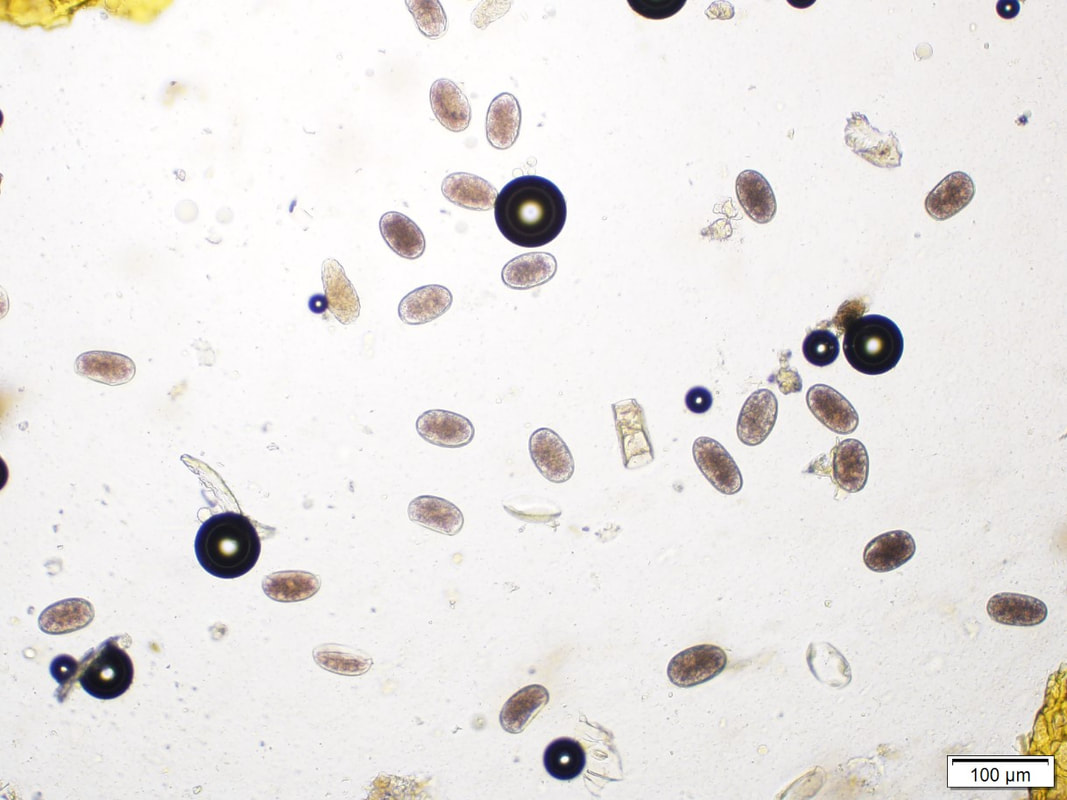
#> input picture unlabeled3.jpeg, 1067 x 800 px, given in place of unlabeled3.jpg, which was not available
$ python main.py
#> lines starting #> are read from the running program, lines starting #| are printed output that depends on the picture; after the words box and inside, x2 and y2 are one past the last pixel; in counts of white or black regions, pixels touching at a corner belong together; pictures that were not available may be replaced by others from this repository, and a replacement may not be noted
### detect.py
import cv2, sys
import numpy as np
from imageHelper import pad, pad_all
from enum import Enum

from ellipseDetector import ellipseDetector

class Parasite:
    # [6 lines left out: function __init__, not called in this run]

class INFESTATION(Enum):
    NONE = 0
    LIGHT = 1
    MODERATE = 2
    HEAVY = 3

def successCriteria(eggsPerGram):
    if eggsPerGram > 650:
        print("Heavy Infestation: Anthelmintic Treatment Necessary")
        return INFESTATION.HEAVY
    elif eggsPerGram > 350:
        print("Moderate Infestation: Anthelmintic Treatment Recommended")
        return INFESTATION.MODERATE
    elif eggsPerGram >= 50:
        print("Light Infestation: Treatment Not Necessary")
        return INFESTATION.LIGHT
    else:
        print("No Infestation: Sample is Healthy")
        return INFESTATION.NONE

def getBestEllipse(ellipseHelper, Contour, size):
    return ellipseHelper.fitEllipse_Polygon(Contour,size)

def getBinaryThreshold(gray_image, threshold):
    blur = cv2.GaussianBlur(gray_image, (3,3), 0)
    if (threshold == -1):
        otsu_threshold, image_result = cv2.threshold(blur, 0, 255, cv2.THRESH_BINARY + cv2.THRESH_OTSU)
        return(image_result)
    else:
        return cv2.threshold(blur, threshold, 255, cv2.THRESH_BINARY)[1]

    #OTSU METHOD
    #return cv2.threshold(gray_image, 0, 255, cv2.THRESH_BINARY+cv2.THRESH_OTSU)[1]

    #OTSU with Blur
    #
    #return cv2.threshold(blur, 0, 255, cv2.THRESH_BINARY+cv2.THRESH_OTSU)[1]

    #Adaptive Thresholding with Blur
    #return cv2.adaptiveThreshold(blur, 255, cv2.ADAPTIVE_THRESH_MEAN_C, cv2.THRESH_BINARY, 9, 3)

    #return cv2.adaptiveThreshold(blur, 255, cv2.ADAPTIVE_THRESH_GAUSSIAN_C, cv2.THRESH_BINARY, 9, 3)

    #TRADITIONAL METHOD
    return cv2.threshold(blur, threshold, 255, cv2.THRESH_BINARY)[1]

def detectParasites(fileName, thresh, outFile = "", saveImages = True):

    im_gray = cv2.imread(fileName, cv2.IMREAD_GRAYSCALE)

    if fileName == "easy_test.png": thresh=130
    elif fileName == "medium_test.jpeg": thresh=208
    elif fileName == "hard_test.jpeg": thresh=103
    else: thresh=-1
    binary = getBinaryThreshold(im_gray, thresh)

    contourImage = cv2.imread(fileName)
    ellipseImage = cv2.imread(fileName)

    #print(binary.shape)
    #print(contourImage.shape)
    #print(contourImage)
    size = im_gray.shape

    im_gray, binary, contourImage, ellipseImage = pad_all([im_gray, binary, contourImage, ellipseImage])

    if (saveImages): cv2.imwrite("imThresh.png", binary)

    #print(binary)
    #print(binary.shape, contourImage.shape)

    contours = cv2.findContours(binary, cv2.RETR_TREE, cv2.CHAIN_APPROX_SIMPLE)[0]
    #Filter Contour Areas

    cv2.drawContours(contourImage, contours, -1, (0,0,0), 3)
    if (saveImages): cv2.imwrite("imContours.png", contourImage);

    #print("savedContours");
    #print(len(contours));

    num_eggs = 0


    ellipseHelper = ellipseDetector()
    for contour in contours:
        if len(contour)>=5:
            bestEllipse = getBestEllipse(ellipseHelper, contour, size)
            if not bestEllipse == None:
                cv2.ellipse(ellipseImage, bestEllipse, (0,0,255), 3)
                num_eggs+=1

    if (saveImages):
        if outFile == "":
            cv2.imwrite("static/images/imParasites.png", ellipseImage)
        else:
            cv2.imwrite(outFile, ellipseImage)


    print("Seen: %d" % num_eggs)
    print("Eggs Per Gram: %d" % (num_eggs * 50))
    successCriteria(num_eggs*50)


# [36 lines left out: function testProtocol, not called in this run]

### imageHelper.py
import cv2

import numpy as np


def pad(array):
    # Pad the input array with one layer of zeros around it
    padVal = 64
    if len(array.shape) == 2:
        padded_array = np.pad(array, pad_width=padVal, mode='constant', constant_values=255)
    else:
        pad_width = ((padVal,padVal),(padVal,padVal),(0,0))
        padded_array = np.pad(array, pad_width=pad_width, mode='constant', constant_values=255)

    return padded_array

def pad_all(arrayList):
    return [pad(array) for array in arrayList]

# Example usage:
#input_array = np.array([[1, 2], [3, 4]])
#output_array = pad_with_zeros(input_array)
#print(output_array)

### ellipseDetector.py
import numpy as np
import cv2
import math
import random

class ellipseDetector:

    def __init__(self, ):
        pass

    # [49 lines left out: functions assessEllipse, distPoint_Ellipse, fitEllipse_RANSAC, not called in this run]

    def fitEllipse_Polygon(self, Contour, size):
        area = int(cv2.contourArea(Contour))  # Cast area to int (though not necessary in Python)
        bounding_box = cv2.boundingRect(Contour)
        aspect_ratio = bounding_box[2] / bounding_box[3]  # Width divided by Height

        # Filter based on aspect ratio and minimum size
        elongation_factor = abs(1 - aspect_ratio)

        areaMin = size[0]*1.5
        areaMax = size[0]*7

        if 0.1 < elongation_factor and elongation_factor < 1 and areaMin < area and area < 8000:
            # Approximate contour to smooth shape
            epsilon = 0.01 * cv2.arcLength(Contour, True)
            approx = cv2.approxPolyDP(Contour, epsilon, True)

            if len(approx) > 4:  # Need at least 5 points to fit ellipse
                fitted_ellipse = cv2.fitEllipse(approx)
                # You can draw the ellipse on the image to visualize
                return fitted_ellipse
        return None


### main.py
import cv2, sys
import numpy as np
from imageHelper import pad, pad_all
from detect import detectParasites

def main():
    fileName = "unlabeled3.jpg"
    thresh = 210
    outFile = ""

    for i in range(0, len(sys.argv)):
        if (sys.argv[i] == "-f"):
            fileName = sys.argv[i+1]
        elif (sys.argv[i] == "-t"):
            thresh = int(sys.argv[i+1])
        elif (sys.argv[i] == "-o"):
            outFile = sys.argv[i+1]

    detectParasites(fileName, thresh, outFile, True)
#> in detectParasites, `im_gray = cv2.imread(fileName, cv2.IMREAD_GRAYSCALE)`:
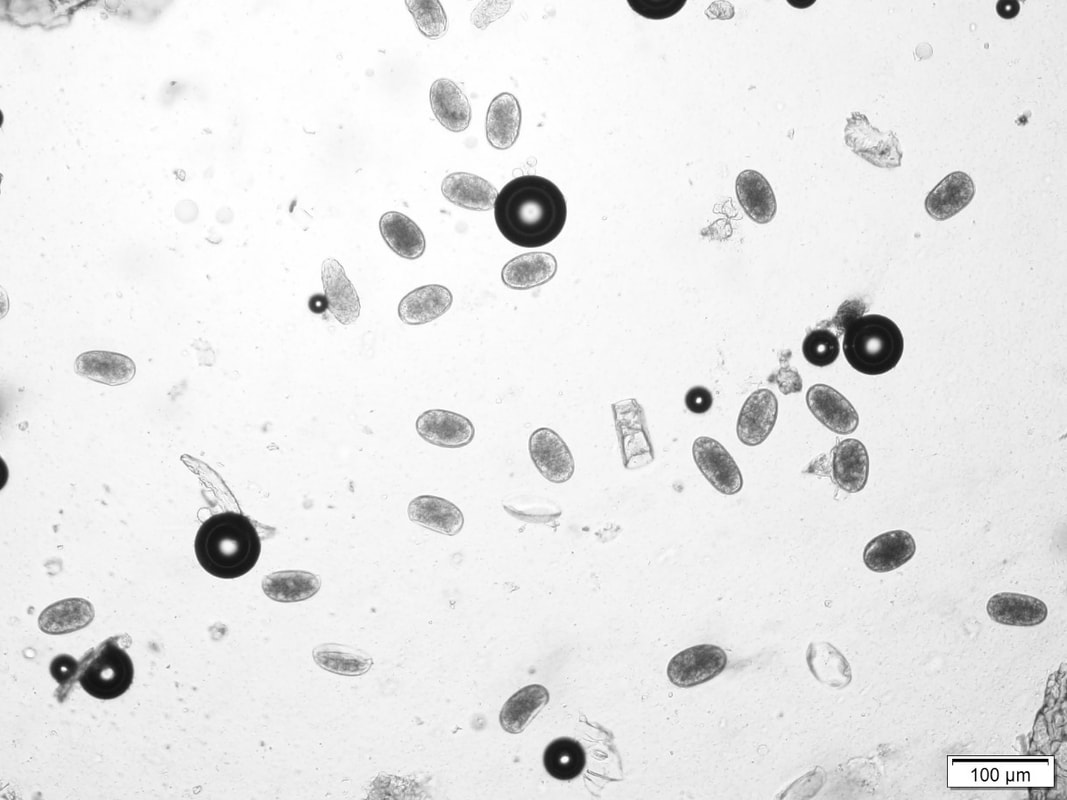
#> im_gray: shape (800, 1067); min 0, max 255, mean 231.7
#> in getBinaryThreshold, `otsu_threshold, image_result = cv2.threshold(blur, 0, 255, cv2.THRESH_..`:
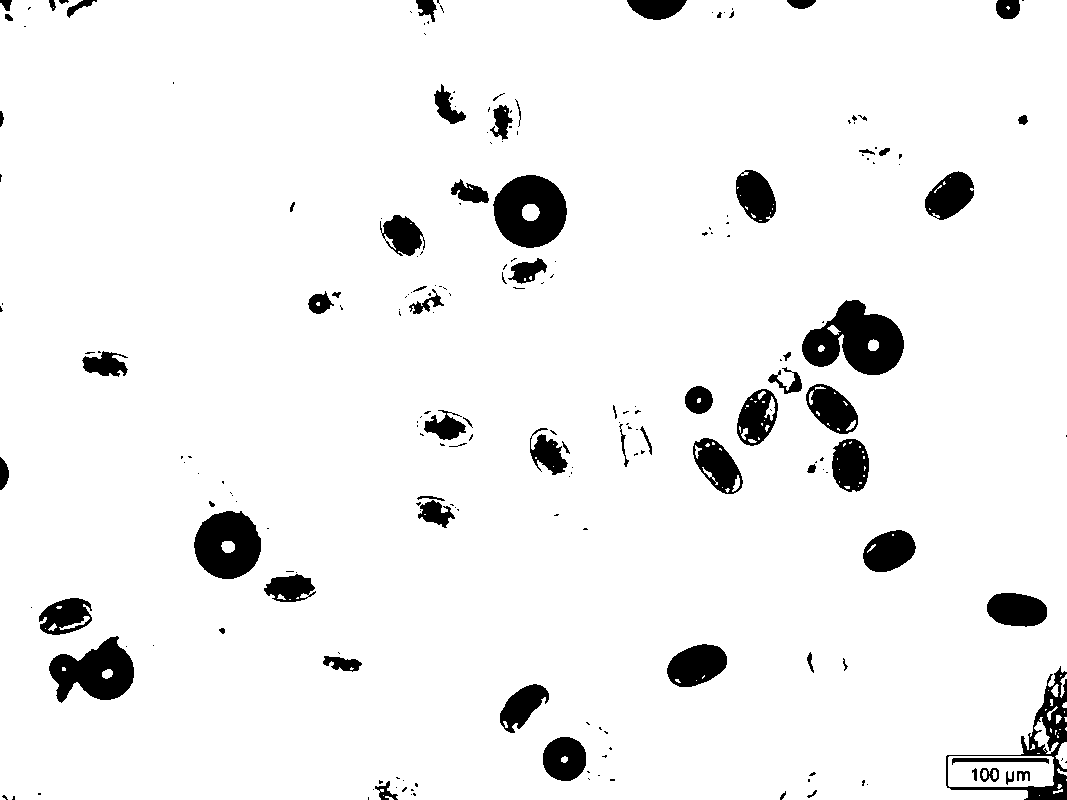
#> image_result: shape (800, 1067); 94.1% white; 220 black regions (146 under 20 px), largest, box (x1, y1, x2, y2) and area: (802, 300, 904, 375) 4669, (493, 175, 567, 248) 3917, (194, 511, 261, 579) 3404
#> in getBinaryThreshold, `otsu_threshold, image_result = cv2.threshold(blur, 0, 255, cv2.THRESH_..`: otsu_threshold = 172
#> in detectParasites, contourImage is the input picture: shape (800, 1067, 3); mean B, G, R 229.4, 231, 233.9
#> in pad, `padded_array = np.pad(array, pad_width=padVal, mode='constant', consta..`:
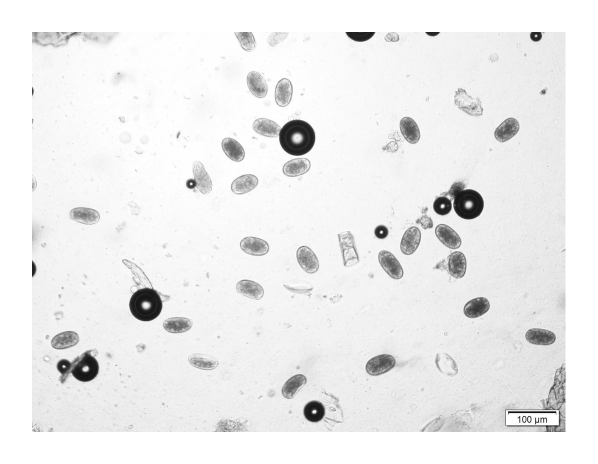
#> padded_array: shape (928, 1195) (shown at 1/2 size); min 0, max 255, mean 237.1
#> in pad (call 2), `padVal = 64`: padVal = 64
#> in pad (call 2), `padded_array = np.pad(array, pad_width=padVal, mode='constant', consta..`:
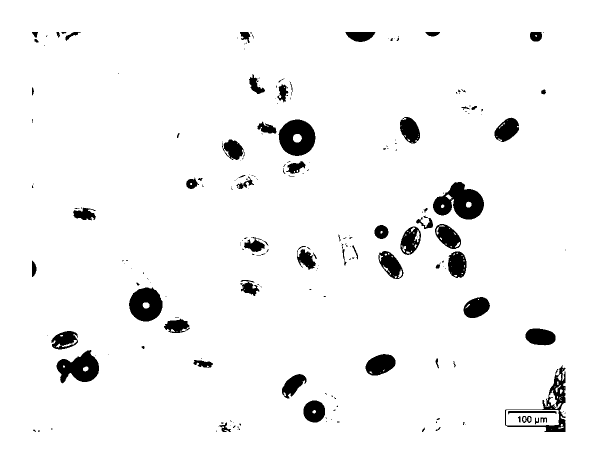
#> padded_array: shape (928, 1195) (shown at 1/2 size); 95.5% white; 220 black regions (146 under 20 px)
#> in pad (call 3), `pad_width = ((padVal,padVal),(padVal,padVal),(0,0))`: pad_width = ((64, 64), (64, 64), (0, 0))
#> in pad (call 3), `padded_array = np.pad(array, pad_width=pad_width, mode='constant', con..`:
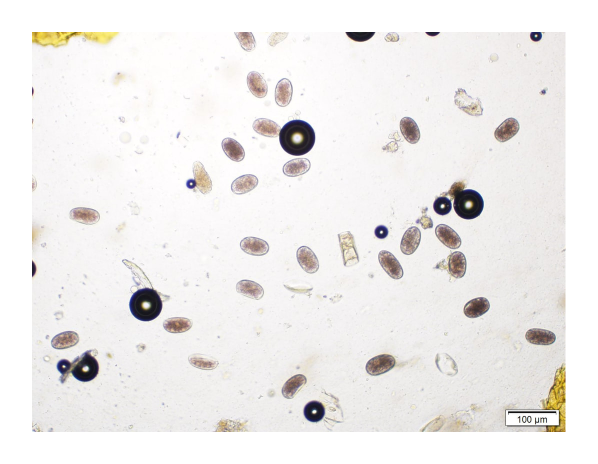
#> padded_array: shape (928, 1195, 3) (shown at 1/2 size); mean B, G, R 235.3, 236.5, 238.7
#> in detectParasites, `contours = cv2.findContours(binary, cv2.RETR_TREE, cv2.CHAIN_APPROX_SI..`: contours = 376 contours, 262 with area under 20; largest, box (x1, y1, x2, y2) and area: (0, 0, 1195, 928) 1106838, (1009, 729, 1132, 865) 7008, (865, 363, 969, 440) 5036, (556, 238, 632, 313) 4266, (257, 574, 326, 644) 3639
#> in detectParasites, `cv2.drawContours(contourImage, contours, -1, (0,0,0), 3)`:
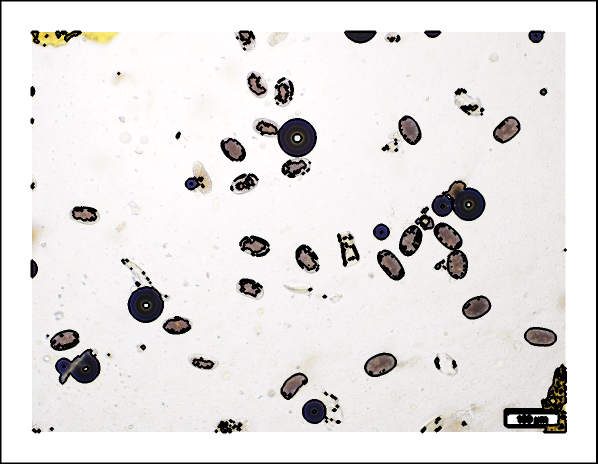
#> contourImage: shape (928, 1195, 3) (shown at 1/2 size); 5.26% of pixels changed, all inside (x1, y1, x2, y2) = (0, 0, 1195, 928)
#> the loop in detectParasites, `for contour in contours:` made 376 passes
#> bestEllipse on passes 77, 81, 86, 91, 99: ((760.4, 729.1), (40.24, 64.57), 69.49), ((158.2, 736.4), (61.11, 93.31), 74.27), ((129.5, 680.8), (36.83, 53.63), 74.04), ((1080.4, 673.5), (35.86, 63.8), 97.29), ((952.8, 614.7), (39.48, 57), 65.11)
#> after the loop in detectParasites, `for contour in contours:`:
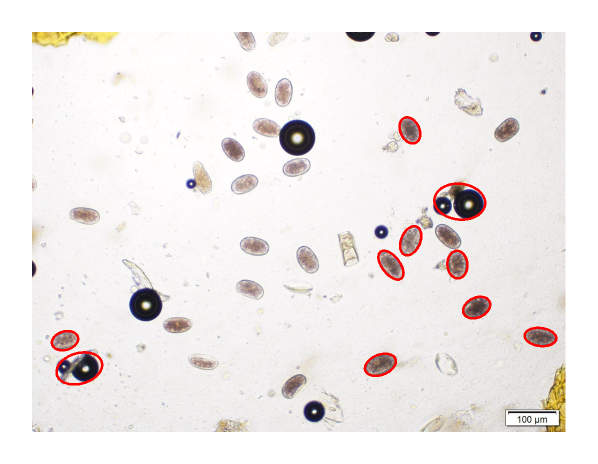
#> ellipseImage: shape (928, 1195, 3) (shown at 1/2 size); 0.8% of pixels changed, all inside (x1, y1, x2, y2) = (101, 232, 1115, 771)
#> after the loop in detectParasites, `for contour in contours:`: num_eggs = 10
#| Seen: 10
#| Eggs Per Gram: 500


if __name__=="__main__":
    main()
